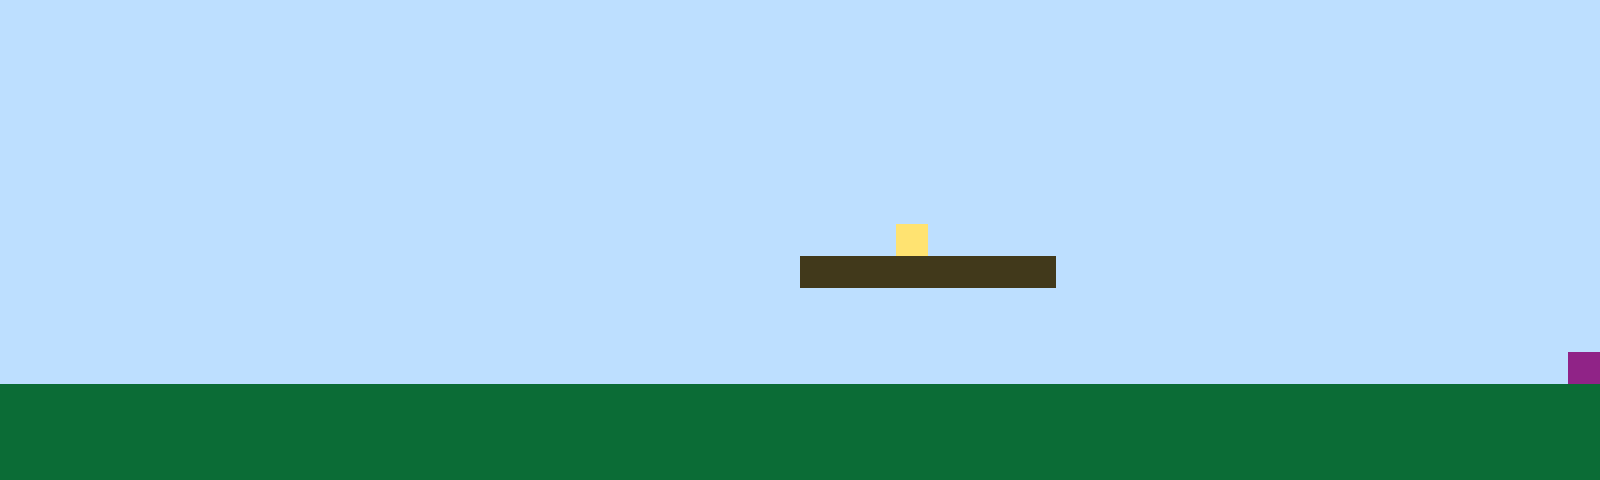

The image is a tile-based game level rendered from a .tmx file. Its description and complete source (layers, tilesets, objects, tile grids) follow:
An orthogonal 50x15 tile map with 32x32 px tiles, 1 tile layer (Tile Layer 1).

<map version="1.10" tiledversion="1.11.2" orientation="orthogonal" renderorder="right-up" width="50" height="15" tilewidth="32" tileheight="32" infinite="0" nextlayerid="2" nextobjectid="1"><editorsettings><export target="map1.csv" format="csv" /></editorsettings><tileset firstgid="1" name="sprites" tilewidth="32" tileheight="32" tilecount="6" columns="3"><image source="sprites.png" width="96" height="64" /></tileset><layer id="1" name="Tile Layer 1" width="50" height="15"><data encoding="csv">1,1,1,1,1,1,1,1,1,1,1,1,1,1,1,1,1,1,1,1,1,1,1,1,1,1,1,1,1,1,1,1,1,1,1,1,1,1,1,1,1,1,1,1,1,1,1,1,1,1,1,1,1,1,1,1,1,1,1,1,1,1,1,1,1,1,1,1,1,1,1,1,1,1,1,1,1,1,1,1,1,1,1,1,1,1,1,1,1,1,1,1,1,1,1,1,1,1,1,1,1,1,1,1,1,1,1,1,1,1,1,1,1,1,1,1,1,1,1,1,1,1,1,1,1,1,1,1,1,1,1,1,1,1,1,1,1,1,1,1,1,1,1,1,1,1,1,1,1,1,1,1,1,1,1,1,1,1,1,1,1,1,1,1,1,1,1,1,1,1,1,1,1,1,1,1,1,1,1,1,1,1,1,1,1,1,1,1,1,1,1,1,1,1,1,1,1,1,1,1,1,1,1,1,1,1,1,1,1,1,1,1,1,1,1,1,1,1,1,1,1,1,1,1,1,1,1,1,1,1,1,1,1,1,1,1,1,1,1,1,1,1,1,1,1,1,1,1,1,1,1,1,1,1,1,1,1,1,1,1,1,1,1,1,1,1,1,1,1,1,1,1,1,1,1,1,1,1,1,1,1,1,1,1,1,1,1,1,1,1,1,1,1,1,1,1,1,1,1,1,1,1,1,1,1,1,1,1,1,1,1,1,1,1,1,1,1,1,1,1,1,1,1,1,1,1,1,1,1,1,1,1,1,1,1,1,1,1,1,1,1,1,1,1,1,1,1,1,1,1,1,1,1,1,1,1,1,1,1,1,1,1,1,1,1,1,1,1,1,1,1,1,1,1,1,1,1,1,4,1,1,1,1,1,1,1,1,1,1,1,1,1,1,1,1,1,1,1,1,1,1,1,1,1,1,1,1,1,1,1,1,1,1,1,1,1,1,1,1,1,1,1,1,1,1,3,3,3,3,3,3,3,3,1,1,1,1,1,1,1,1,1,1,1,1,1,1,1,1,1,1,1,1,1,1,1,1,1,1,1,1,1,1,1,1,1,1,1,1,1,1,1,1,1,1,1,1,1,1,1,1,1,1,1,1,1,1,1,1,1,1,1,1,1,1,1,1,1,1,1,1,1,1,1,1,1,1,1,1,1,1,1,1,1,1,1,1,1,1,1,1,1,1,1,1,1,1,1,1,1,1,1,1,1,1,1,1,1,1,1,1,1,1,1,1,1,1,1,1,1,1,1,1,1,1,1,1,1,1,1,1,1,1,1,1,1,1,1,1,1,1,1,1,1,1,1,1,1,1,1,1,1,1,1,1,1,1,1,1,1,1,1,1,1,1,1,1,1,1,6,2,2,2,2,2,2,2,2,2,2,2,2,2,2,2,2,2,2,2,2,2,2,2,2,2,2,2,2,2,2,2,2,2,2,2,2,2,2,2,2,2,2,2,2,2,2,2,2,2,2,2,2,2,2,2,2,2,2,2,2,2,2,2,2,2,2,2,2,2,2,2,2,2,2,2,2,2,2,2,2,2,2,2,2,2,2,2,2,2,2,2,2,2,2,2,2,2,2,2,2,2,2,2,2,2,2,2,2,2,2,2,2,2,2,2,2,2,2,2,2,2,2,2,2,2,2,2,2,2,2,2,2,2,2,2,2,2,2,2,2,2,2,2,2,2,2,2,2,2,2</data></layer></map>
